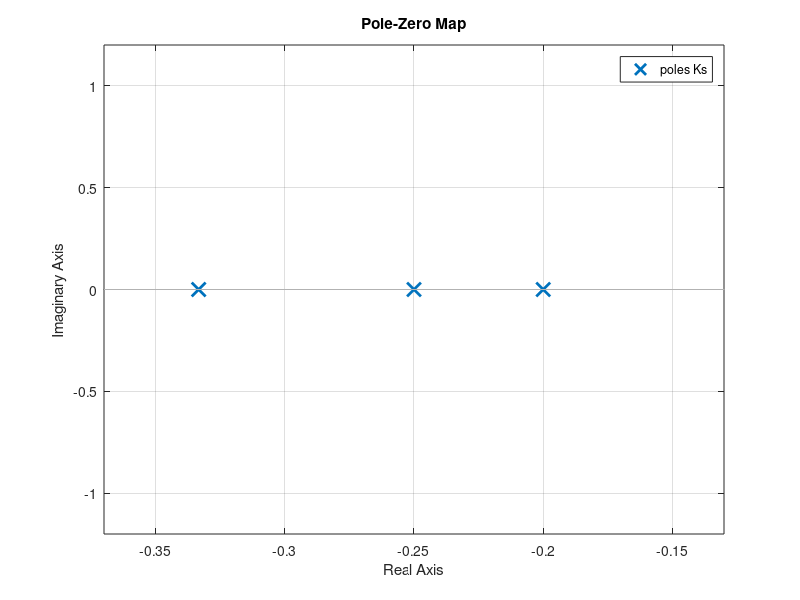
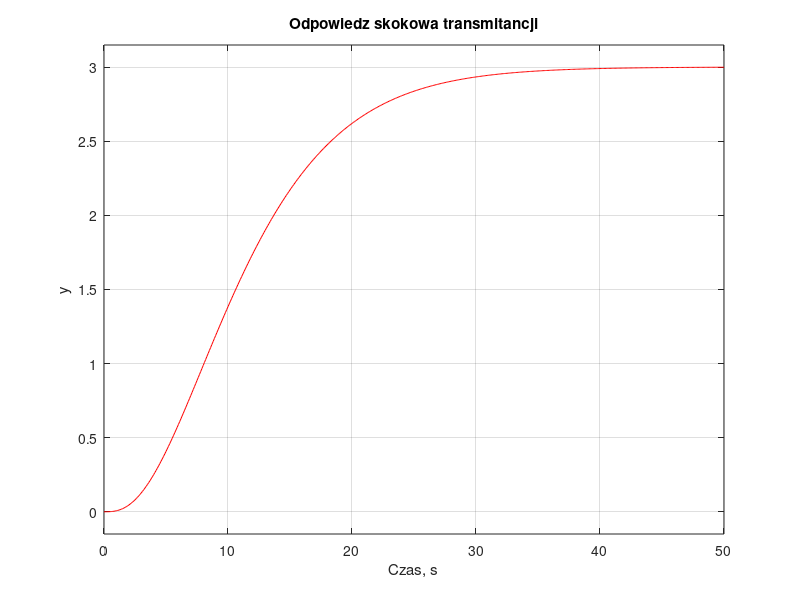
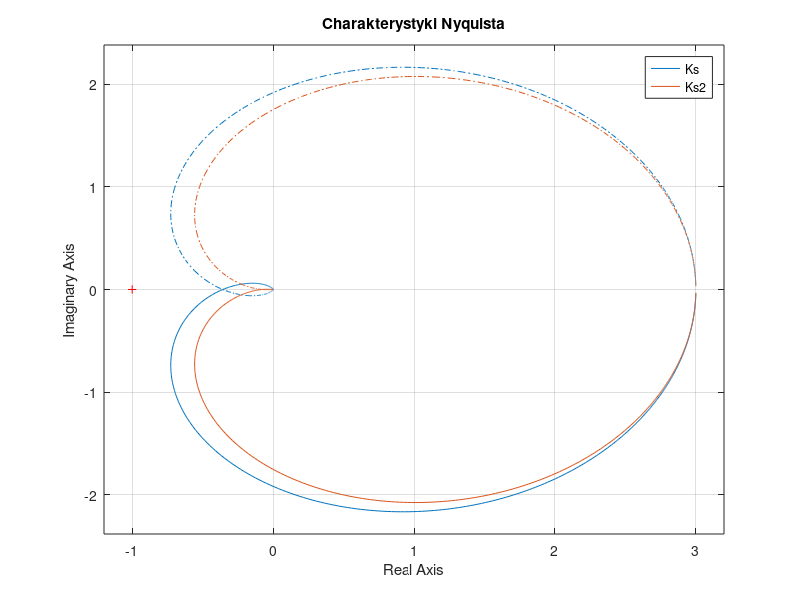

Reproduce these figures in MATLAB, in order. (Note: this script raises an error after producing the figures.)
clc             %Czyszczenie okna poleceń
clear all       %Usunięcie zmiennych
close all       %zamknięcie wykresów

s = tf('s'); 

k = 3, T1 = 3, T2 = 4, T3= 5; %wartości liczbowe które wybraliśmy


Ks = k / ((1 + s * T1 ) * (1 + s * T2) * (1 + s * T3)); %transmitancja

zpk(Ks); 


[Zera, Bieguny, Wzmocnienia] = zpkdata(Ks, "v");  %Wyznaczenie zer biegunów i wzmocnienia

figure
pzmap(Ks); %Wyświetlenie wykresu zer i biegunów transmitancji

[L, M] = tfdata(Ks, 'v'); %Pobranie licznika i mianownika transmitancji

[A, B, C, D] = tf2ss(L, M); %Zamiana transmitancji na równania stanu

sys = ss(A, B, C, D); %Utworzenie modelu układu w przestrzeni stanów

%wyświetlanie odpowiedzi skokowej układu
figure
step(Ks, 'r', 0:0.1:50);
title('Odpowiedz skokowa transmitancji');
xlabel('Czas, s');
ylabel('y');
grid on;


Ks2 = Ks * (s+1);

%Charakterystyki Nyquista
figure 
nyquist(Ks, Ks2);
legend('Ks', 'Ks2');
title('Charakterystyki Nyquista');
grid on;

figure
h = nyquistplot(Ks);
setoptions(h,'PhaseUnits','rad','Grid','on');

%Charakterystyki Bodego
figure;
bode(Ks);
grid on;
title('Charakterystyka Bodego');

figure;
bodemag(Ks);
grid on;
title('Charakterystyka amplitudowa');

figure;
h = bodeplot(Ks);
setoptions(h, 'MagUnits', 'abs', 'PhaseVisible', 'off');

%linie pierwiastkowe
K2 = 1/((s*T1+1)*(s*T2+1));
figure
rlocus(Ks); %Wykres linii pierwiastkowych
figure
sisotool(Ks); %Wyznaczenie charakterystyk Bodego oraz linii pierwiastkowych
[zapasAmp, zapasFaz, wAmp, wFaz] = margin(Ks); %Zapasy stabilnosci


%Badanie układu zamkniętego
Ke = 1/(1+Ks); %Transmitancja uchybowa
figure
step(Ke);
title('Odpowiedź skokowa transmitancji uchybowej (Ke)');
grid on;

Ky = Ks/(1+Ks); %Transmitancja główna 
figure
step(Ky);
title('Odpowiedź skokowa transmitancji głównej (Ky)');
grid on;

figure 
step(Ke, Ky);
legend('Ke', 'Ky');
title('Porównanie odpowiedzi skokowej Ke i Ky');
grid on;

minreal(K2); % Skraca tranmitancje (zera i bieguny) - w 2 kodzie to było K114

M = Ky; % Określenie zmiennych - wskaźnik nadążania
q = Ke; % Określenie zmiennych - wskaźnik regulacji
figure 
bodemag(M);
hold on;
bodemag(q);
xlim([0.01 10]);
ylim([-6 5]);
title('Przebieg wskaźnika nadążania i wskaźnika regulacji');
grid on;
hold off;


%% WYKRESY Z SYMULACJI (SIMULINK)
% Definicja zmiennych w
r1 = 1;             %promień zbiornika 
a1 = pi * r1^2;     %Pole podstawy walca
c1 = 1;             %Stała zaworu 
h10 = 0;            %Warunek początkowy


figure;
plot(out.tout, out.Flow); 
grid on;
title('Przebieg odpowiedzi skokowej przepływu (q_{12})');
xlabel('Czas t [s]');
ylabel('Przepływ q_{12} [m^3/s]');

figure;
plot(out.tout, out.Level); 
grid on;
title('Przebieg odpowiedzi skokowej wysokości (h_1)');
xlabel('Czas t [s]');
ylabel('Wysokość h_1 [m]');
